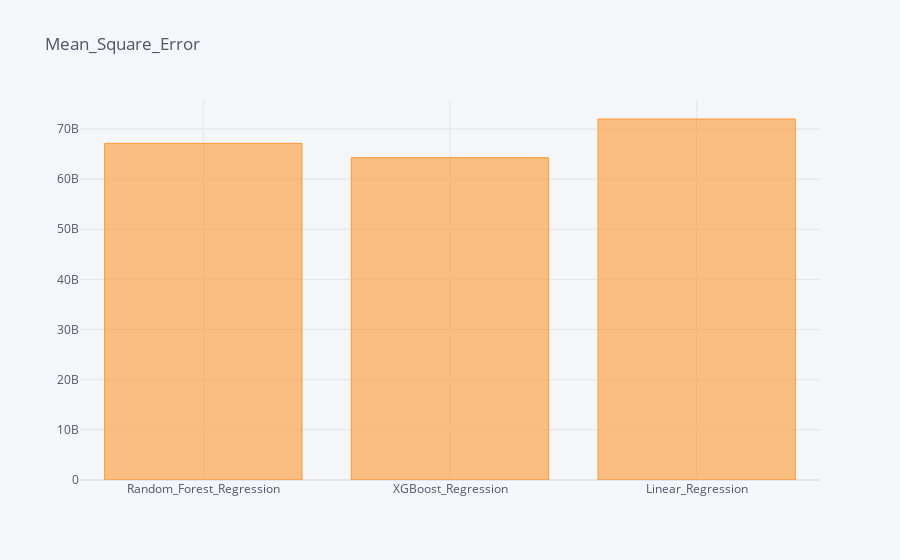

Notebook source saved alongside this figure:
### Code cell
score = make_scorer(mean_absolute_error)

a = score(random_grid_2, X_test, y_test)
b = score(XGB_grid_2, X_test, y_test)
c = score(model_made_1, X_test, y_test)
pd.DataFrame([a,b,c],index = ['Random_Forest_Regression','XGBoost_Regression','Linear_Regression'],columns=['mean_abosolute_error']).iplot(kind ='bar',title = 'Mean_Square_Error')

### Figure 1 — Plotly figure (JSON) as saved in the notebook; plotly's stock layout.template omitted (floating-point values rounded to 4 significant figures)
{"data": [{"marker": {"color": "rgba(255, 153, 51, 0.6)", "line": {"color": "rgba(255, 153, 51, 1.0)", "width": 1}}, "name": "mean_abosolute_error", "orientation": "v", "text": "", "type": "bar", "x": ["Random_Forest_Regression", "XGBoost_Regression", "Linear_Regression"], "y": [67120000000.0, 64270000000.0, 71990000000.0]}], "layout": {"legend": {"bgcolor": "#F5F6F9", "font": {"color": "#4D5663"}}, "paper_bgcolor": "#F5F6F9", "plot_bgcolor": "#F5F6F9", "title": {"font": {"color": "#4D5663"}, "text": "Mean_Square_Error"}, "xaxis": {"gridcolor": "#E1E5ED", "showgrid": true, "tickfont": {"color": "#4D5663"}, "title": {"font": {"color": "#4D5663"}, "text": ""}, "zerolinecolor": "#E1E5ED"}, "yaxis": {"gridcolor": "#E1E5ED", "showgrid": true, "tickfont": {"color": "#4D5663"}, "title": {"font": {"color": "#4D5663"}, "text": ""}, "zerolinecolor": "#E1E5ED"}}}
